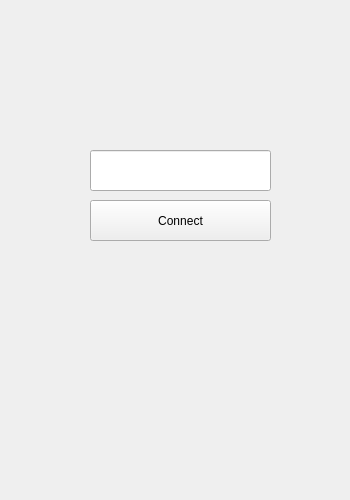
<?xml version="1.0" encoding="UTF-8"?>
<ui version="4.0">
 <class>LoginWindow</class>
 <widget class="QWidget" name="LoginWindow">
  <property name="geometry">
   <rect>
    <x>0</x>
    <y>0</y>
    <width>350</width>
    <height>500</height>
   </rect>
  </property>
  <property name="minimumSize">
   <size>
    <width>350</width>
    <height>500</height>
   </size>
  </property>
  <property name="maximumSize">
   <size>
    <width>350</width>
    <height>500</height>
   </size>
  </property>
  <property name="cursor">
   <cursorShape>ArrowCursor</cursorShape>
  </property>
  <property name="windowTitle">
   <string>Form</string>
  </property>
  <property name="inputMethodHints">
   <set>Qt::ImhNone</set>
  </property>
  <widget class="QLineEdit" name="idLineEdit">
   <property name="geometry">
    <rect>
     <x>90</x>
     <y>150</y>
     <width>181</width>
     <height>41</height>
    </rect>
   </property>
  </widget>
  <widget class="QPushButton" name="connectButton">
   <property name="geometry">
    <rect>
     <x>90</x>
     <y>200</y>
     <width>181</width>
     <height>41</height>
    </rect>
   </property>
   <property name="text">
    <string>Connect</string>
   </property>
  </widget>
 </widget>
 <resources/>
 <connections/>
</ui>
